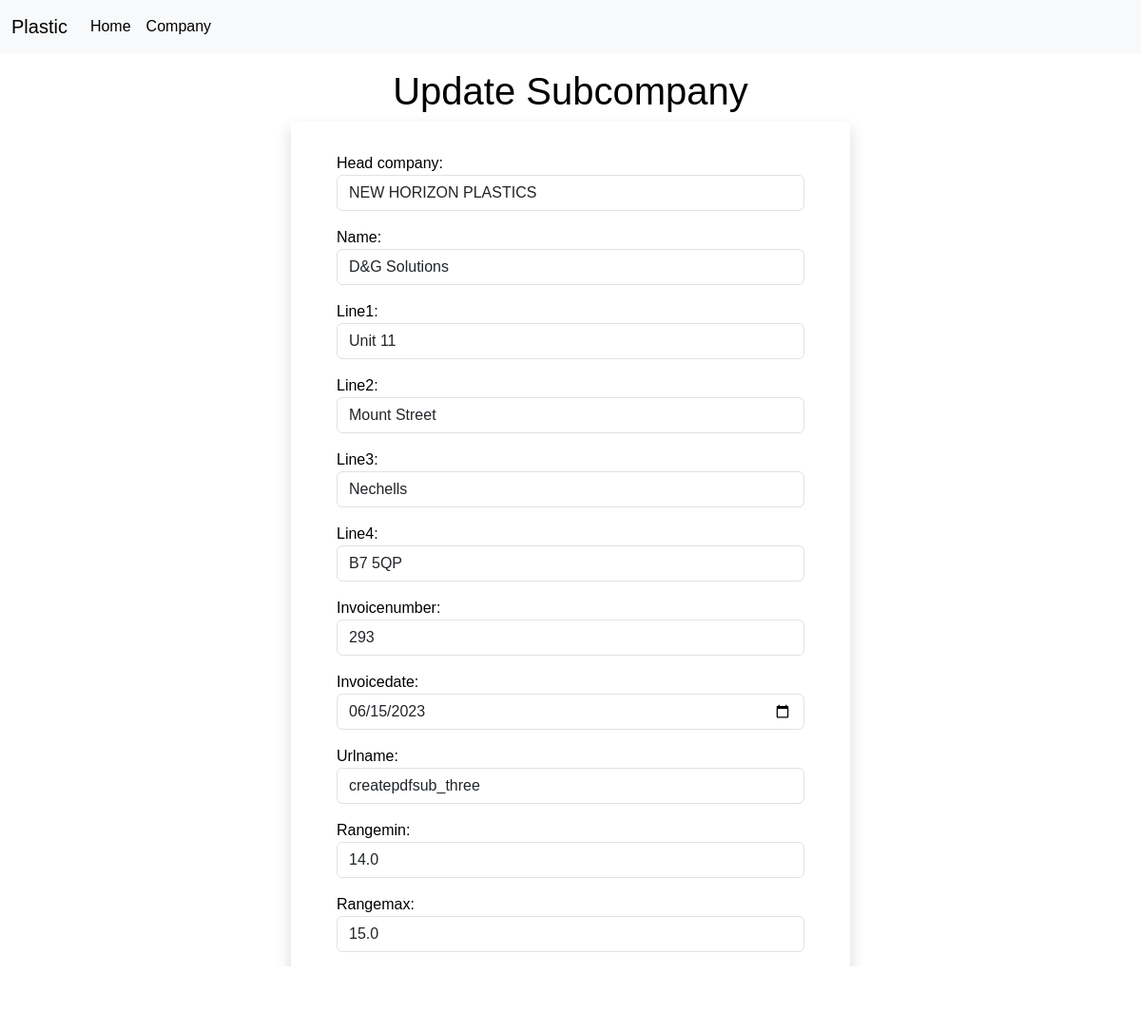
The app's page /subcompanyupdate/1/3/, older data.
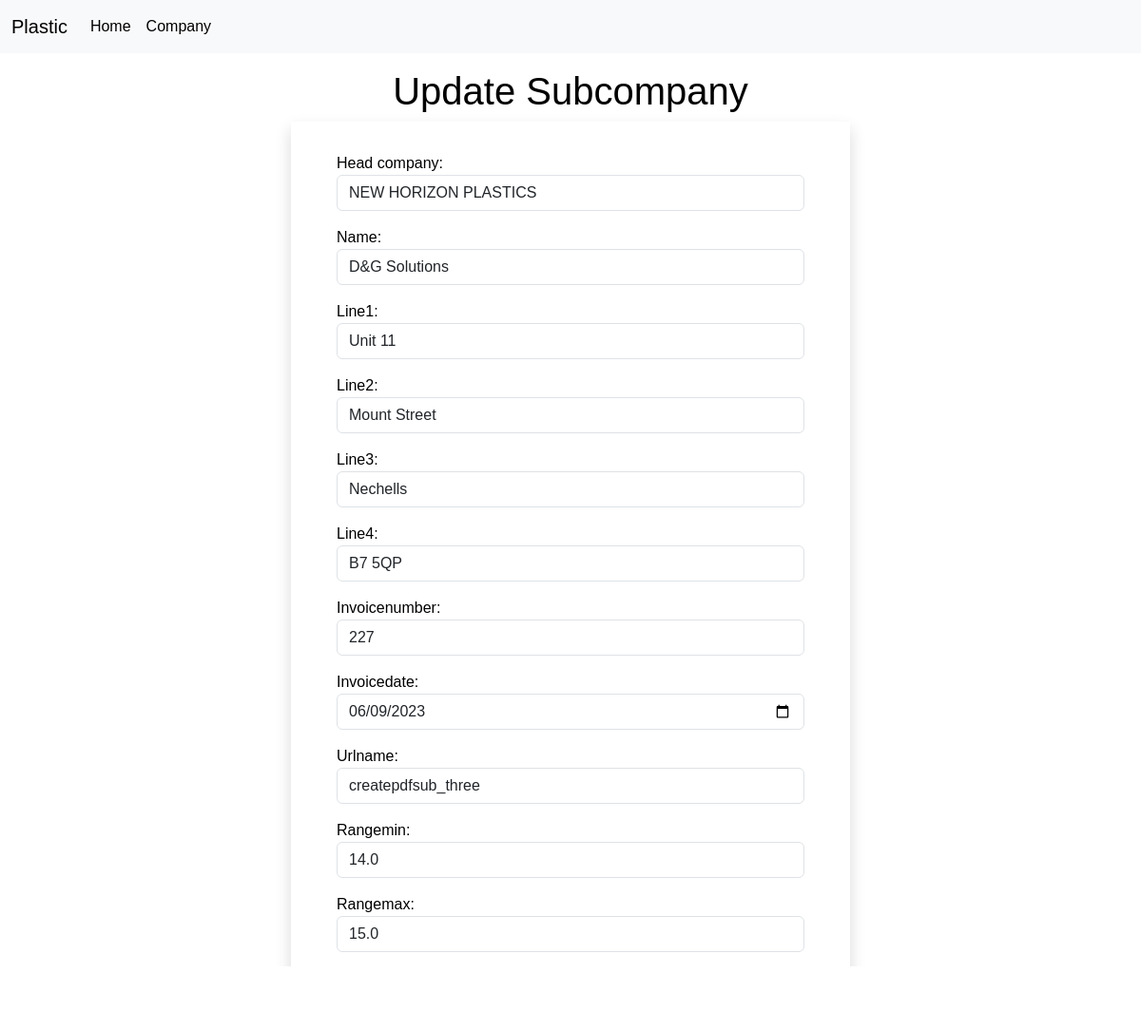
The same page, newer data.
### excelapp/models.py (models this page shows, shortened)
class SubCompany(models.Model):
    head_company = models.ForeignKey(HeadCompany, on_delete=models.CASCADE)
    name = models.CharField(max_length=100)
    line1 = models.CharField(max_length=150)
    line2 = models.CharField(max_length=150)
    line3 = models.CharField(max_length=150)
    line4 = models.CharField(max_length=150)
    urlname = models.CharField(max_length=150, null=True, blank=True)
    weight = models.DecimalField(max_digits=7,null=True, blank=True, decimal_places=2)
    Invoicenumber = models.IntegerField(null=True, blank=True)
    date = models.DateField(auto_now_add=True)
    invoicedate = models.DateField(null=True, blank=True)
    rangemin = models.FloatField(null=True, blank=True)
    rangemax = models.FloatField(null=True, blank=True)

### excelapp/views.py (the view, shortened to what this page needs)
# urls.py: path('subcompanyupdate/<int:id>/<int:id2>/', SubcompanyUpdateView.as_view(), name="subcompanyupdate"),
class SubcompanyUpdateView(View):
    def get(self, request, id, id2):
        pi = SubCompany.objects.get(id=id)
        form = SubcompanyUpdateForm(instance=pi)
        return render(request, 'update_subcompany.html', {'form': form})

### excelapp/models.py (called while the page is built)
    def __str__(self):
        return self.name

### excelapp/templates/update_subcompany.html (shortened to what this page needs)
{% extends 'base.html' %} <br />
{% load static %} <br />
{% block content %}
<div class="">
  <div class="row my-3">
    <div class="col-sm-6 offset-sm-3">
      <h1 class="btntext">Update Subcompany</h1>
      <form action="" method="post" novalidate class="shadow p-5 pt-2">
          <br>
        {% for fm in form %}
        <div class="form-group mb-3">
          {{fm.label_tag}} {{fm}}
        </div>
        {% endfor %}
        <div class="btnlogin">
        <input type="submit" value="Update Subcompany" class="btn btn-primary" />
      </form>
    </div>
  </div>
</div>
{% endblock content %}

Row changes from the older to the newer data that the page shows:
changed SubCompany "NEW HORIZON PLASTICS": Invoicenumber "293" → "227"; invoicedate "06/15/2023" → "06/09/2023"
